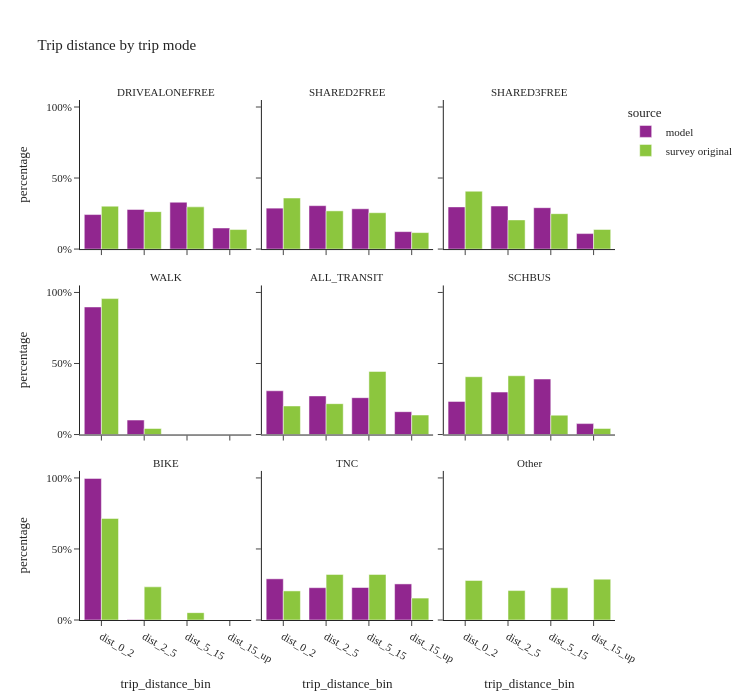

Source (notebook cell):
### Markdown cell above
## trip destination by mode

### Code cell
util.plot_share_facetbar(trip_data, 'trip_weight', share_col="trip_distance_bin", title="Trip distance by trip mode", 
                            facet_col="trip_mode_transit_agg", facet_col_wrap=3, height=700, orientation='v')

### Figure 1 — Plotly figure (JSON) as saved in the notebook; plotly's stock layout.template omitted (floating-point values rounded to 4 significant figures)
{"data": [{"alignmentgroup": "True", "customdata": [[1583801], [1817990], [2150192], [967534]], "hovertemplate": "source=model<br>trip_mode_transit_agg=DRIVEALONEFREE<br>trip_distance_bin=%{x}<br>percentage=%{y}<br>sample_size=%{customdata[0]}<extra></extra>", "legendgroup": "model", "marker": {"color": "#91268F", "pattern": {"shape": ""}}, "name": "model", "offsetgroup": "model", "orientation": "v", "showlegend": true, "textposition": "auto", "type": "bar", "x": ["dist_0_2", "dist_2_5", "dist_5_15", "dist_15_up"], "xaxis": "x7", "y": [0.2429, 0.2789, 0.3298, 0.1484], "yaxis": "y7"}, {"alignmentgroup": "True", "customdata": [[637865], [676639], [628028], [271885]], "hovertemplate": "source=model<br>trip_mode_transit_agg=SHARED2FREE<br>trip_distance_bin=%{x}<br>percentage=%{y}<br>sample_size=%{customdata[0]}<extra></extra>", "legendgroup": "model", "marker": {"color": "#91268F", "pattern": {"shape": ""}}, "name": "model", "offsetgroup": "model", "orientation": "v", "showlegend": false, "textposition": "auto", "type": "bar", "x": ["dist_0_2", "dist_2_5", "dist_5_15", "dist_15_up"], "xaxis": "x8", "y": [0.2881, 0.3056, 0.2836, 0.1228], "yaxis": "y8"}, {"alignmentgroup": "True", "customdata": [[413672], [422020], [405606], [151706]], "hovertemplate": "source=model<br>trip_mode_transit_agg=SHARED3FREE<br>trip_distance_bin=%{x}<br>percentage=%{y}<br>sample_size=%{customdata[0]}<extra></extra>", "legendgroup": "model", "marker": {"color": "#91268F", "pattern": {"shape": ""}}, "name": "model", "offsetgroup": "model", "orientation": "v", "showlegend": false, "textposition": "auto", "type": "bar", "x": ["dist_0_2", "dist_2_5", "dist_5_15", "dist_15_up"], "xaxis": "x9", "y": [0.297, 0.303, 0.2912, 0.1089], "yaxis": "y9"}, {"alignmentgroup": "True", "customdata": [[1709560], [194053], [84]], "hovertemplate": "source=model<br>trip_mode_transit_agg=WALK<br>trip_distance_bin=%{x}<br>percentage=%{y}<br>sample_size=%{customdata[0]}<extra></extra>", "legendgroup": "model", "marker": {"color": "#91268F", "pattern": {"shape": ""}}, "name": "model", "offsetgroup": "model", "orientation": "v", "showlegend": false, "textposition": "auto", "type": "bar", "x": ["dist_0_2", "dist_2_5", "dist_5_15"], "xaxis": "x4", "y": [0.898, 0.1019, 4.412e-05], "yaxis": "y4"}, {"alignmentgroup": "True", "customdata": [[72511], [63996], [61066], [37874]], "hovertemplate": "source=model<br>trip_mode_transit_agg=ALL_TRANSIT<br>trip_distance_bin=%{x}<br>percentage=%{y}<br>sample_size=%{customdata[0]}<extra></extra>", "legendgroup": "model", "marker": {"color": "#91268F", "pattern": {"shape": ""}}, "name": "model", "offsetgroup": "model", "orientation": "v", "showlegend": false, "textposition": "auto", "type": "bar", "x": ["dist_0_2", "dist_2_5", "dist_5_15", "dist_15_up"], "xaxis": "x5", "y": [0.308, 0.2718, 0.2594, 0.1609], "yaxis": "y5"}, {"alignmentgroup": "True", "customdata": [[7000], [8968], [11725], [2308]], "hovertemplate": "source=model<br>trip_mode_transit_agg=SCHBUS<br>trip_distance_bin=%{x}<br>percentage=%{y}<br>sample_size=%{customdata[0]}<extra></extra>", "legendgroup": "model", "marker": {"color": "#91268F", "pattern": {"shape": ""}}, "name": "model", "offsetgroup": "model", "orientation": "v", "showlegend": false, "textposition": "auto", "type": "bar", "x": ["dist_0_2", "dist_2_5", "dist_5_15", "dist_15_up"], "xaxis": "x6", "y": [0.2333, 0.2989, 0.3908, 0.07693], "yaxis": "y6"}, {"alignmentgroup": "True", "customdata": [[112197], [359]], "hovertemplate": "source=model<br>trip_mode_transit_agg=BIKE<br>trip_distance_bin=%{x}<br>percentage=%{y}<br>sample_size=%{customdata[0]}<extra></extra>", "legendgroup": "model", "marker": {"color": "#91268F", "pattern": {"shape": ""}}, "name": "model", "offsetgroup": "model", "orientation": "v", "showlegend": false, "textposition": "auto", "type": "bar", "x": ["dist_0_2", "dist_2_5"], "xaxis": "x", "y": [0.9968, 0.00319], "yaxis": "y"}, {"alignmentgroup": "True", "customdata": [[51788], [40649], [40864], [45385]], "hovertemplate": "source=model<br>trip_mode_transit_agg=TNC<br>trip_distance_bin=%{x}<br>percentage=%{y}<br>sample_size=%{customdata[0]}<extra></extra>", "legendgroup": "model", "marker": {"color": "#91268F", "pattern": {"shape": ""}}, "name": "model", "offsetgroup": "model", "orientation": "v", "showlegend": false, "textposition": "auto", "type": "bar", "x": ["dist_0_2", "dist_2_5", "dist_5_15", "dist_15_up"], "xaxis": "x2", "y": [0.2898, 0.2275, 0.2287, 0.254], "yaxis": "y2"}, {"alignmentgroup": "True", "customdata": [[4963], [4104], [4152], [1784]], "hovertemplate": "source=survey original<br>trip_mode_transit_agg=DRIVEALONEFREE<br>trip_distance_bin=%{x}<br>percentage=%{y}<br>sample_size=%{customdata[0]}<extra></extra>", "legendgroup": "survey original", "marker": {"color": "#8CC63E", "pattern": {"shape": ""}}, "name": "survey original", "offsetgroup": "survey original", "orientation": "v", "showlegend": true, "textposition": "auto", "type": "bar", "x": ["dist_0_2", "dist_2_5", "dist_5_15", "dist_15_up"], "xaxis": "x7", "y": [0.302, 0.2635, 0.2971, 0.1374], "yaxis": "y7"}, {"alignmentgroup": "True", "customdata": [[2518], [2156], [1699], [658]], "hovertemplate": "source=survey original<br>trip_mode_transit_agg=SHARED2FREE<br>trip_distance_bin=%{x}<br>percentage=%{y}<br>sample_size=%{customdata[0]}<extra></extra>", "legendgroup": "survey original", "marker": {"color": "#8CC63E", "pattern": {"shape": ""}}, "name": "survey original", "offsetgroup": "survey original", "orientation": "v", "showlegend": false, "textposition": "auto", "type": "bar", "x": ["dist_0_2", "dist_2_5", "dist_5_15", "dist_15_up"], "xaxis": "x8", "y": [0.3593, 0.2689, 0.2559, 0.1159], "yaxis": "y8"}, {"alignmentgroup": "True", "customdata": [[1635], [1269], [1109], [481]], "hovertemplate": "source=survey original<br>trip_mode_transit_agg=SHARED3FREE<br>trip_distance_bin=%{x}<br>percentage=%{y}<br>sample_size=%{customdata[0]}<extra></extra>", "legendgroup": "survey original", "marker": {"color": "#8CC63E", "pattern": {"shape": ""}}, "name": "survey original", "offsetgroup": "survey original", "orientation": "v", "showlegend": false, "textposition": "auto", "type": "bar", "x": ["dist_0_2", "dist_2_5", "dist_5_15", "dist_15_up"], "xaxis": "x9", "y": [0.4073, 0.2053, 0.2493, 0.1381], "yaxis": "y9"}, {"alignmentgroup": "True", "customdata": [[7824], [364], [16]], "hovertemplate": "source=survey original<br>trip_mode_transit_agg=WALK<br>trip_distance_bin=%{x}<br>percentage=%{y}<br>sample_size=%{customdata[0]}<extra></extra>", "legendgroup": "survey original", "marker": {"color": "#8CC63E", "pattern": {"shape": ""}}, "name": "survey original", "offsetgroup": "survey original", "orientation": "v", "showlegend": false, "textposition": "auto", "type": "bar", "x": ["dist_0_2", "dist_2_5", "dist_5_15"], "xaxis": "x4", "y": [0.9569, 0.04249, 0.0005905], "yaxis": "y4"}, {"alignmentgroup": "True", "customdata": [[496], [598], [600], [184]], "hovertemplate": "source=survey original<br>trip_mode_transit_agg=ALL_TRANSIT<br>trip_distance_bin=%{x}<br>percentage=%{y}<br>sample_size=%{customdata[0]}<extra></extra>", "legendgroup": "survey original", "marker": {"color": "#8CC63E", "pattern": {"shape": ""}}, "name": "survey original", "offsetgroup": "survey original", "orientation": "v", "showlegend": false, "textposition": "auto", "type": "bar", "x": ["dist_0_2", "dist_2_5", "dist_5_15", "dist_15_up"], "xaxis": "x5", "y": [0.2012, 0.2172, 0.4442, 0.1374], "yaxis": "y5"}, {"alignmentgroup": "True", "customdata": [[134], [137], [35], [9]], "hovertemplate": "source=survey original<br>trip_mode_transit_agg=SCHBUS<br>trip_distance_bin=%{x}<br>percentage=%{y}<br>sample_size=%{customdata[0]}<extra></extra>", "legendgroup": "survey original", "marker": {"color": "#8CC63E", "pattern": {"shape": ""}}, "name": "survey original", "offsetgroup": "survey original", "orientation": "v", "showlegend": false, "textposition": "auto", "type": "bar", "x": ["dist_0_2", "dist_2_5", "dist_5_15", "dist_15_up"], "xaxis": "x6", "y": [0.4071, 0.4138, 0.1363, 0.04283], "yaxis": "y6"}, {"alignmentgroup": "True", "customdata": [[532], [296], [20]], "hovertemplate": "source=survey original<br>trip_mode_transit_agg=BIKE<br>trip_distance_bin=%{x}<br>percentage=%{y}<br>sample_size=%{customdata[0]}<extra></extra>", "legendgroup": "survey original", "marker": {"color": "#8CC63E", "pattern": {"shape": ""}}, "name": "survey original", "offsetgroup": "survey original", "orientation": "v", "showlegend": false, "textposition": "auto", "type": "bar", "x": ["dist_0_2", "dist_2_5", "dist_5_15"], "xaxis": "x", "y": [0.7149, 0.2335, 0.05169], "yaxis": "y"}, {"alignmentgroup": "True", "customdata": [[51], [53], [54], [22]], "hovertemplate": "source=survey original<br>trip_mode_transit_agg=TNC<br>trip_distance_bin=%{x}<br>percentage=%{y}<br>sample_size=%{customdata[0]}<extra></extra>", "legendgroup": "survey original", "marker": {"color": "#8CC63E", "pattern": {"shape": ""}}, "name": "survey original", "offsetgroup": "survey original", "orientation": "v", "showlegend": false, "textposition": "auto", "type": "bar", "x": ["dist_0_2", "dist_2_5", "dist_5_15", "dist_15_up"], "xaxis": "x2", "y": [0.2047, 0.3204, 0.3205, 0.1544], "yaxis": "y2"}, {"alignmentgroup": "True", "customdata": [[345], [103], [168], [151]], "hovertemplate": "source=survey original<br>trip_mode_transit_agg=Other<br>trip_distance_bin=%{x}<br>percentage=%{y}<br>sample_size=%{customdata[0]}<extra></extra>", "legendgroup": "survey original", "marker": {"color": "#8CC63E", "pattern": {"shape": ""}}, "name": "survey original", "offsetgroup": "survey original", "orientation": "v", "showlegend": false, "textposition": "auto", "type": "bar", "x": ["dist_0_2", "dist_2_5", "dist_5_15", "dist_15_up"], "xaxis": "x3", "y": [0.2784, 0.2072, 0.227, 0.2874], "yaxis": "y3"}], "layout": {"annotations": [{"font": {}, "showarrow": false, "text": "BIKE", "x": 0.16, "xanchor": "center", "xref": "paper", "y": 0.2867, "yanchor": "bottom", "yref": "paper"}, {"font": {}, "showarrow": false, "text": "TNC", "x": 0.5, "xanchor": "center", "xref": "paper", "y": 0.2867, "yanchor": "bottom", "yref": "paper"}, {"font": {}, "showarrow": false, "text": "Other", "x": 0.84, "xanchor": "center", "xref": "paper", "y": 0.2867, "yanchor": "bottom", "yref": "paper"}, {"font": {}, "showarrow": false, "text": "WALK", "x": 0.16, "xanchor": "center", "xref": "paper", "y": 0.6433, "yanchor": "bottom", "yref": "paper"}, {"font": {}, "showarrow": false, "text": "ALL_TRANSIT", "x": 0.5, "xanchor": "center", "xref": "paper", "y": 0.6433, "yanchor": "bottom", "yref": "paper"}, {"font": {}, "showarrow": false, "text": "SCHBUS", "x": 0.84, "xanchor": "center", "xref": "paper", "y": 0.6433, "yanchor": "bottom", "yref": "paper"}, {"font": {}, "showarrow": false, "text": "DRIVEALONEFREE", "x": 0.16, "xanchor": "center", "xref": "paper", "y": 1.0, "yanchor": "bottom", "yref": "paper"}, {"font": {}, "showarrow": false, "text": "SHARED2FREE", "x": 0.5, "xanchor": "center", "xref": "paper", "y": 1.0, "yanchor": "bottom", "yref": "paper"}, {"font": {}, "showarrow": false, "text": "SHARED3FREE", "x": 0.84, "xanchor": "center", "xref": "paper", "y": 1.0, "yanchor": "bottom", "yref": "paper"}], "barmode": "group", "height": 700, "legend": {"title": {"text": "source"}, "tracegroupgap": 0}, "title": {"text": "Trip distance by trip mode"}, "width": 750, "xaxis": {"anchor": "y", "domain": [0.0, 0.32], "title": {"text": "trip_distance_bin"}}, "xaxis2": {"anchor": "y2", "domain": [0.34, 0.66], "matches": "x", "title": {"text": "trip_distance_bin"}}, "xaxis3": {"anchor": "y3", "domain": [0.68, 1.0], "matches": "x", "title": {"text": "trip_distance_bin"}}, "xaxis4": {"anchor": "y4", "domain": [0.0, 0.32], "matches": "x", "showticklabels": false}, "xaxis5": {"anchor": "y5", "domain": [0.34, 0.66], "matches": "x", "showticklabels": false}, "xaxis6": {"anchor": "y6", "domain": [0.68, 1.0], "matches": "x", "showticklabels": false}, "xaxis7": {"anchor": "y7", "domain": [0.0, 0.32], "matches": "x", "showticklabels": false}, "xaxis8": {"anchor": "y8", "domain": [0.34, 0.66], "matches": "x", "showticklabels": false}, "xaxis9": {"anchor": "y9", "domain": [0.68, 1.0], "matches": "x", "showticklabels": false}, "yaxis": {"anchor": "x", "domain": [0.0, 0.2867], "tickformat": ".0%", "title": {"text": "percentage"}}, "yaxis2": {"anchor": "x2", "domain": [0.0, 0.2867], "matches": "y", "showticklabels": false, "tickformat": ".0%"}, "yaxis3": {"anchor": "x3", "domain": [0.0, 0.2867], "matches": "y", "showticklabels": false, "tickformat": ".0%"}, "yaxis4": {"anchor": "x4", "domain": [0.3567, 0.6433], "matches": "y", "tickformat": ".0%", "title": {"text": "percentage"}}, "yaxis5": {"anchor": "x5", "domain": [0.3567, 0.6433], "matches": "y", "showticklabels": false, "tickformat": ".0%"}, "yaxis6": {"anchor": "x6", "domain": [0.3567, 0.6433], "matches": "y", "showticklabels": false, "tickformat": ".0%"}, "yaxis7": {"anchor": "x7", "domain": [0.7133, 1.0], "matches": "y", "tickformat": ".0%", "title": {"text": "percentage"}}, "yaxis8": {"anchor": "x8", "domain": [0.7133, 1.0], "matches": "y", "showticklabels": false, "tickformat": ".0%"}, "yaxis9": {"anchor": "x9", "domain": [0.7133, 1.0], "matches": "y", "showticklabels": false, "tickformat": ".0%"}}}
